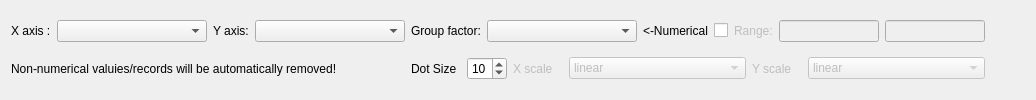
          <widget class="QWidget" name="tabScatter">
           <attribute name="title">
            <string>Scatter Chart</string>
           </attribute>
           <layout class="QGridLayout" name="gridLayout_32">
            <item row="0" column="3">
             <widget class="QComboBox" name="comboBoxScatterY">
              <property name="minimumSize">
               <size>
                <width>150</width>
                <height>0</height>
               </size>
              </property>
             </widget>
            </item>
            <item row="0" column="9">
             <widget class="QLineEdit" name="lineEditScatterMin">
              <property name="enabled">
               <bool>false</bool>
              </property>
              <property name="maximumSize">
               <size>
                <width>100</width>
                <height>16777215</height>
               </size>
              </property>
             </widget>
            </item>
            <item row="0" column="1">
             <widget class="QComboBox" name="comboBoxScatterX">
              <property name="minimumSize">
               <size>
                <width>150</width>
                <height>0</height>
               </size>
              </property>
             </widget>
            </item>
            <item row="0" column="8">
             <widget class="QLabel" name="label_15">
              <property name="enabled">
               <bool>false</bool>
              </property>
              <property name="text">
               <string>Range:</string>
              </property>
             </widget>
            </item>
            <item row="0" column="10">
             <widget class="QLineEdit" name="lineEditScatterMax">
              <property name="enabled">
               <bool>false</bool>
              </property>
              <property name="maximumSize">
               <size>
                <width>100</width>
                <height>16777215</height>
               </size>
              </property>
             </widget>
            </item>
            <item row="0" column="6">
             <widget class="QLabel" name="label_14">
              <property name="text">
               <string>&lt;-Numerical</string>
              </property>
             </widget>
            </item>
            <item row="0" column="2">
             <widget class="QLabel" name="label_49">
              <property name="text">
               <string>Y axis:</string>
              </property>
             </widget>
            </item>
            <item row="0" column="7">
             <widget class="QCheckBox" name="checkBoxScatterValueColor">
              <property name="text">
               <string/>
              </property>
             </widget>
            </item>
            <item row="0" column="4">
             <widget class="QLabel" name="label_57">
              <property name="text">
               <string>Group factor:</string>
              </property>
             </widget>
            </item>
            <item row="0" column="5">
             <widget class="QComboBox" name="comboBoxScatterGroup">
              <property name="minimumSize">
               <size>
                <width>150</width>
                <height>0</height>
               </size>
              </property>
             </widget>
            </item>
            <item row="0" column="0">
             <widget class="QLabel" name="label_50">
              <property name="text">
               <string>X axis :</string>
              </property>
             </widget>
            </item>
            <item row="0" column="11">
             <spacer name="horizontalSpacer_7">
              <property name="orientation">
               <enum>Qt::Horizontal</enum>
              </property>
              <property name="sizeHint" stdset="0">
               <size>
                <width>40</width>
                <height>20</height>
               </size>
              </property>
             </spacer>
            </item>
            <item row="1" column="0" colspan="4">
             <widget class="QLabel" name="label_80">
              <property name="text">
               <string>Non-numerical valuies/records will be automatically removed!</string>
              </property>
             </widget>
            </item>
            <item row="1" column="4" colspan="7">
             <layout class="QHBoxLayout" name="horizontalLayout_11">
              <item>
               <widget class="QLabel" name="label_113">
                <property name="maximumSize">
                 <size>
                  <width>50</width>
                  <height>16777215</height>
                 </size>
                </property>
                <property name="text">
                 <string>Dot Size</string>
                </property>
               </widget>
              </item>
              <item>
               <widget class="QSpinBox" name="spinBoxDotSize">
                <property name="maximumSize">
                 <size>
                  <width>40</width>
                  <height>16777215</height>
                 </size>
                </property>
                <property name="minimum">
                 <number>1</number>
                </property>
                <property name="maximum">
                 <number>30</number>
                </property>
                <property name="value">
                 <number>10</number>
                </property>
               </widget>
              </item>
              <item>
               <widget class="QLabel" name="label_81">
                <property name="enabled">
                 <bool>false</bool>
                </property>
                <property name="maximumSize">
                 <size>
                  <width>50</width>
                  <height>16777215</height>
                 </size>
                </property>
                <property name="text">
                 <string>X scale</string>
                </property>
               </widget>
              </item>
              <item>
               <widget class="QComboBox" name="comboBoxXscale">
                <property name="enabled">
                 <bool>false</bool>
                </property>
                <item>
                 <property name="text">
                  <string>linear</string>
                 </property>
                </item>
                <item>
                 <property name="text">
                  <string>symlog</string>
                 </property>
                </item>
                <item>
                 <property name="text">
                  <string>log</string>
                 </property>
                </item>
               </widget>
              </item>
              <item>
               <widget class="QLabel" name="label_82">
                <property name="enabled">
                 <bool>false</bool>
                </property>
                <property name="maximumSize">
                 <size>
                  <width>50</width>
                  <height>16777215</height>
                 </size>
                </property>
                <property name="text">
                 <string>Y scale</string>
                </property>
               </widget>
              </item>
              <item>
               <widget class="QComboBox" name="comboBoxYscale">
                <property name="enabled">
                 <bool>false</bool>
                </property>
                <item>
                 <property name="text">
                  <string>linear</string>
                 </property>
                </item>
                <item>
                 <property name="text">
                  <string>symlog</string>
                 </property>
                </item>
                <item>
                 <property name="text">
                  <string>log</string>
                 </property>
                </item>
               </widget>
              </item>
             </layout>
            </item>
           </layout>
          </widget>
